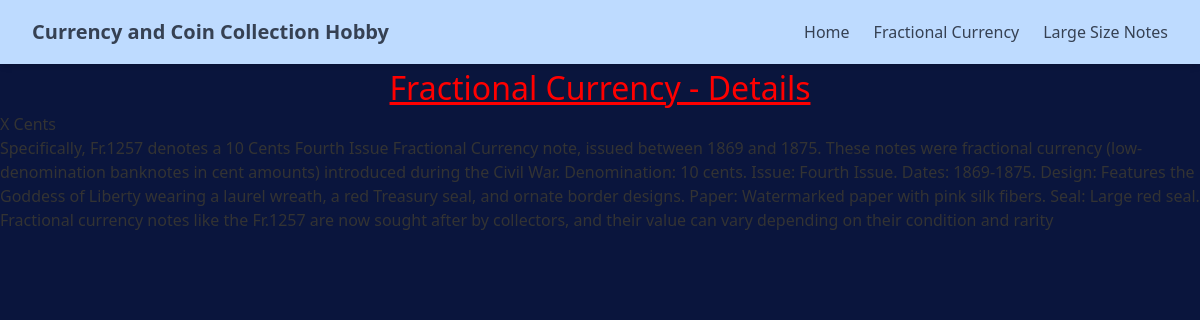
The page /fractional_currency/4/ on the database its author committed.
### fractional_currency/models.py (models this page shows, shortened)
class fractionalCurrencyVariety(models.Model):
    ISSUE_TYPE = [
        ('I', 'First Issue'),
        ('II', 'Second Issue'),
        ('III', 'Third Issue'),
        ('IV', 'Fourth Issue'),
        ('V', 'Fifth Issue'),
    ]
    CURRENCY_TYPE_CHOICE = [
        ('III', 'Three Cents'),
        ('V', 'Five Cents'),
        ('X', 'Ten Cents'),
        ('XV', 'Fifteen Cents'),
        ('XXV', 'Twenty Five Cents'),
        ('L', 'Fifty Cents'),
    ]
    name = models.CharField(max_length=100)
    year = models.CharField(max_length=100, default='2025')
    portrait = models.CharField(max_length=100, default='')
    fr_number = models.IntegerField(default=0, help_text="Fr Number.")
    price_paid = models.DecimalField(max_digits=10, decimal_places=2, default=0.00)
    image = models.ImageField(upload_to='fractional_currencies/')
    date_added = models.DateTimeField(default=timezone.now)
    type = models.CharField(max_length=5, choices=CURRENCY_TYPE_CHOICE)
    issue = models.CharField(max_length=5, choices=ISSUE_TYPE)
    description = models.TextField(default='')

### fractional_currency/views.py (the view)
# urls.py: path('<int:fractional_id>/', views.fractional_details, name='fractional_detail'),
def fractional_details(request, fractional_id):
    fractional = get_object_or_404(fractionalCurrencyVariety, pk=fractional_id)
    return render(request, 'fractional_currency/fractional_currency_detail.html', { 'fractional': fractional })

### fractional_currency/templates/fractional_currency/fractional_currency_detail.html (shortened to what this page needs)
{% extends "layout.html" %}
{% block content %}
<h1> Fractional Currency - Details </h1>
<h3>{{fractional.name}}</h3>
<p>{{fractional.description}}</p>
{% endblock %}

### static/style.css (style rules this page uses)
body { font-family: 'Segoe UI', Tahoma, Geneva, Verdana, sans-serif; margin: 0; background-color: #0a153d; color: #333; }
h1 { text-align: center; font-size: 2em; color: red; text-decoration: underline; }

### rows shown on the page
fractionalCurrencyVariety: name "X Cents", description "Specifically, Fr.1257 denotes a 10 Cents Fourth Issue Fractional Currency note, issued between 1869 and 1875. These notes were fractional currency (low-denomination banknotes in cent amounts) introduced during the Civil War. Denomination: 10 cents. Issue: Fourth Issue. Dates: 1869-1875. Design: Features the Goddess of Liberty wearing a laurel wreath, a red Treasury seal, and ornate border designs. Paper: Watermarked paper with pink silk fibers. Seal: Large red seal. Fractional currency notes like the Fr.1257 are now sought after by collectors, and their value can vary depending on their condition and rarity"
